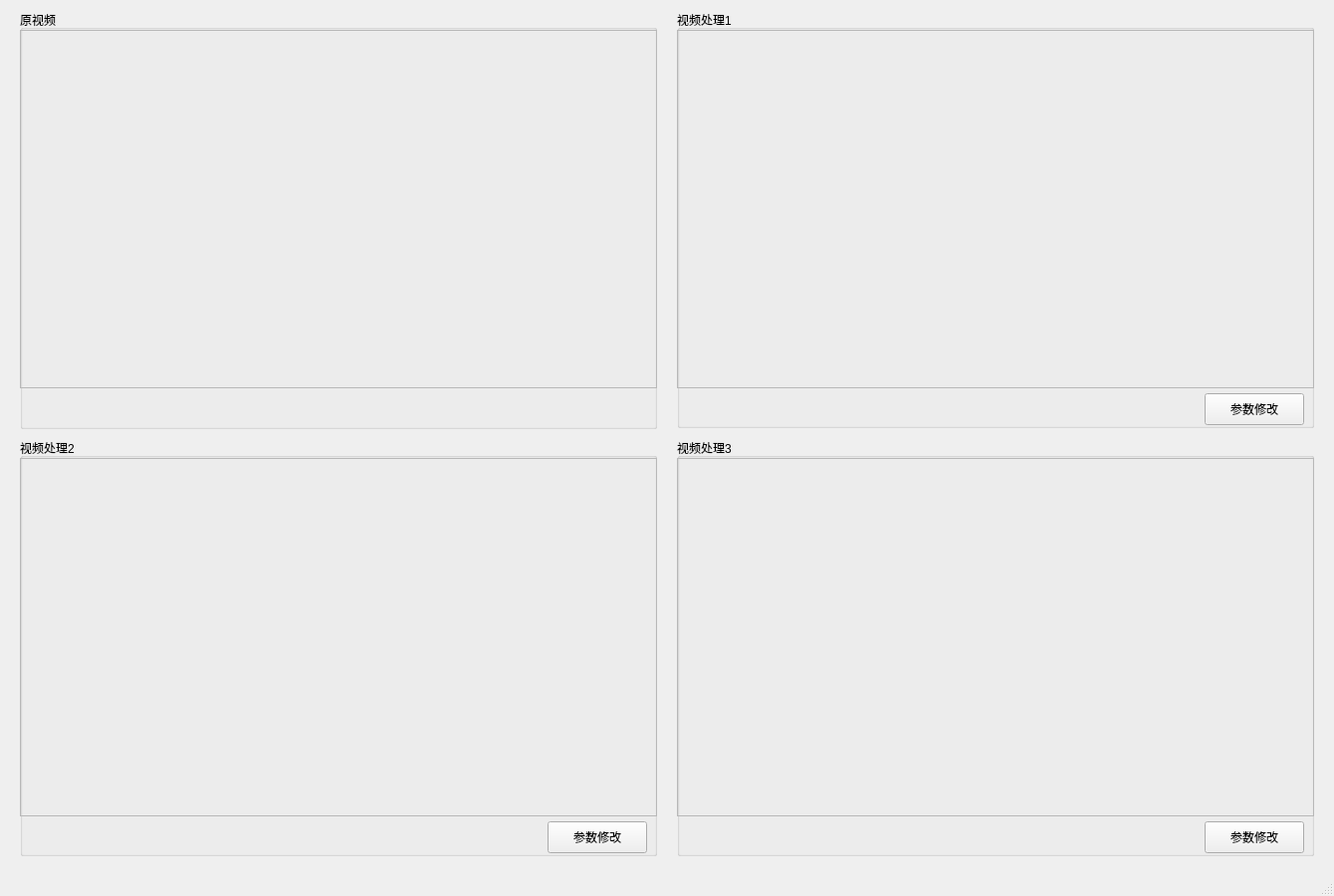
<?xml version="1.0" encoding="UTF-8"?>
<ui version="4.0">
 <class>MainWindow</class>
 <widget class="QMainWindow" name="MainWindow">
  <property name="geometry">
   <rect>
    <x>0</x>
    <y>0</y>
    <width>1340</width>
    <height>900</height>
   </rect>
  </property>
  <property name="minimumSize">
   <size>
    <width>1340</width>
    <height>900</height>
   </size>
  </property>
  <property name="maximumSize">
   <size>
    <width>1340</width>
    <height>900</height>
   </size>
  </property>
  <property name="windowTitle">
   <string>图像处理测试</string>
  </property>
  <widget class="QWidget" name="centralwidget">
   <widget class="QGroupBox" name="groupBox">
    <property name="geometry">
     <rect>
      <x>20</x>
      <y>10</y>
      <width>640</width>
      <height>421</height>
     </rect>
    </property>
    <property name="title">
     <string>原视频</string>
    </property>
    <widget class="QLabel" name="lblCameraFrame_1">
     <property name="geometry">
      <rect>
       <x>0</x>
       <y>20</y>
       <width>640</width>
       <height>360</height>
      </rect>
     </property>
     <property name="frameShape">
      <enum>QFrame::StyledPanel</enum>
     </property>
     <property name="frameShadow">
      <enum>QFrame::Plain</enum>
     </property>
     <property name="text">
      <string/>
     </property>
    </widget>
   </widget>
   <widget class="QGroupBox" name="groupBox_2">
    <property name="geometry">
     <rect>
      <x>680</x>
      <y>10</y>
      <width>640</width>
      <height>420</height>
     </rect>
    </property>
    <property name="title">
     <string>视频处理1</string>
    </property>
    <widget class="QLabel" name="lblCameraFrame_2">
     <property name="geometry">
      <rect>
       <x>0</x>
       <y>20</y>
       <width>640</width>
       <height>360</height>
      </rect>
     </property>
     <property name="frameShape">
      <enum>QFrame::StyledPanel</enum>
     </property>
     <property name="frameShadow">
      <enum>QFrame::Plain</enum>
     </property>
     <property name="text">
      <string/>
     </property>
    </widget>
    <widget class="QPushButton" name="btn_process_1">
     <property name="geometry">
      <rect>
       <x>530</x>
       <y>385</y>
       <width>100</width>
       <height>32</height>
      </rect>
     </property>
     <property name="text">
      <string>参数修改</string>
     </property>
    </widget>
   </widget>
   <widget class="QGroupBox" name="groupBox_3">
    <property name="geometry">
     <rect>
      <x>20</x>
      <y>440</y>
      <width>640</width>
      <height>420</height>
     </rect>
    </property>
    <property name="title">
     <string>视频处理2</string>
    </property>
    <widget class="QLabel" name="lblCameraFrame_3">
     <property name="geometry">
      <rect>
       <x>0</x>
       <y>20</y>
       <width>640</width>
       <height>360</height>
      </rect>
     </property>
     <property name="frameShape">
      <enum>QFrame::StyledPanel</enum>
     </property>
     <property name="frameShadow">
      <enum>QFrame::Plain</enum>
     </property>
     <property name="text">
      <string/>
     </property>
    </widget>
    <widget class="QPushButton" name="btn_process_2">
     <property name="geometry">
      <rect>
       <x>530</x>
       <y>385</y>
       <width>100</width>
       <height>32</height>
      </rect>
     </property>
     <property name="text">
      <string>参数修改</string>
     </property>
    </widget>
   </widget>
   <widget class="QGroupBox" name="groupBox_4">
    <property name="geometry">
     <rect>
      <x>680</x>
      <y>440</y>
      <width>640</width>
      <height>420</height>
     </rect>
    </property>
    <property name="title">
     <string>视频处理3</string>
    </property>
    <widget class="QLabel" name="lblCameraFrame_4">
     <property name="geometry">
      <rect>
       <x>0</x>
       <y>20</y>
       <width>640</width>
       <height>360</height>
      </rect>
     </property>
     <property name="frameShape">
      <enum>QFrame::StyledPanel</enum>
     </property>
     <property name="frameShadow">
      <enum>QFrame::Plain</enum>
     </property>
     <property name="text">
      <string/>
     </property>
    </widget>
    <widget class="QPushButton" name="btn_process_3">
     <property name="geometry">
      <rect>
       <x>530</x>
       <y>385</y>
       <width>100</width>
       <height>32</height>
      </rect>
     </property>
     <property name="text">
      <string>参数修改</string>
     </property>
    </widget>
   </widget>
  </widget>
  <widget class="QStatusBar" name="statusbar"/>
  <action name="actionCOM1">
   <property name="text">
    <string>COM1</string>
   </property>
  </action>
  <action name="action_5">
   <property name="text">
    <string>添加</string>
   </property>
  </action>
  <action name="actionCamera1">
   <property name="text">
    <string>Camera1</string>
   </property>
  </action>
  <action name="actionCamera2">
   <property name="text">
    <string>Camera2</string>
   </property>
  </action>
  <action name="actionStart">
   <property name="text">
    <string>Start</string>
   </property>
  </action>
  <action name="actionStop">
   <property name="text">
    <string>Stop</string>
   </property>
  </action>
  <action name="actionRescan">
   <property name="text">
    <string>Rescan</string>
   </property>
  </action>
  <action name="actionAudio1">
   <property name="text">
    <string>Audio1</string>
   </property>
  </action>
  <action name="actionAudio2">
   <property name="text">
    <string>Audio2</string>
   </property>
  </action>
  <action name="actionRescan_2">
   <property name="text">
    <string>Rescan</string>
   </property>
  </action>
  <action name="actionMute">
   <property name="text">
    <string>Mute</string>
   </property>
  </action>
  <action name="actionSettings">
   <property name="text">
    <string>Settings</string>
   </property>
  </action>
 </widget>
 <resources/>
 <connections/>
</ui>
